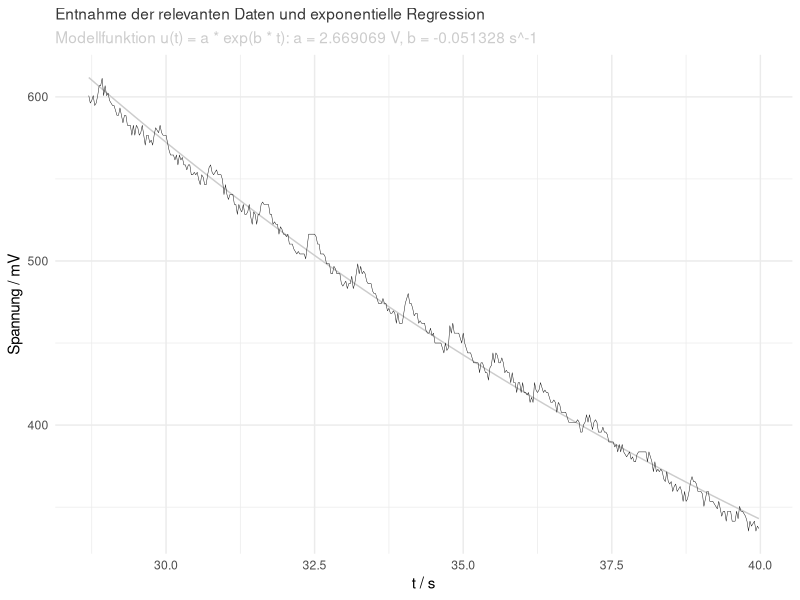

This figure's R source:
library(ggplot2)

outputName   <- "regression.pdf"
outputWidth  <- 10
outputHeight <- outputWidth * 0.618

offset <- 0.0033011
data <- read.csv("raw_data.csv", skip = 1, col.names = c("second", "volt"));
data$second <- data$second + 5

lowerIndex <- 1149
upperIndex <- 1600

cutSecond <- data$second[lowerIndex:upperIndex]
cutVolt   <- data$volt[lowerIndex:upperIndex]

cutData <- data.frame(cutSecond, cutVolt)
colnames(cutData) <- c("second", "volt")

limMod <- lm(volt ~ second, data = cutData)
expMod <- lm(log(volt) ~ second, data = cutData)


linearModel <- function (t) {
  (-0.02392 * t + 1.28845)*1000
}

a = exp(summary(expMod)$coefficients[1])
b = summary(expMod)$coefficients[2]
exponentialModel <- function (t) {
  a * exp(b * t)
}

a
b

exponentialModelMilliVolt <- function (t) {
  exponentialModel(t) * 1000
}

newVolt <- cutData$volt - exponentialModel(cutData$second)
newSecond <- cutData$second

newData <- data.frame(newSecond, newVolt)
colnames(newData) <- c("second", "volt")

subtitleString <- sprintf("Modellfunktion u(t) = a * exp(b * t): a = %f V, b = %f s^-1", a, b)

plot <- ggplot( cutData, aes(x = second, y = volt * 1000)) +
  theme_minimal() +
  theme(plot.title = element_text(color = "gray21", size=1.6180339887498948^5), plot.subtitle = element_text(color = "grey80", size=1.6180339887498948^5)) +
  ggtitle("Entnahme der relevanten Daten und exponentielle Regression") +
  labs(subtitle = subtitleString)+
  stat_function(fun = exponentialModelMilliVolt, color="gray80") +
  geom_line(size=0.15) +
  ylab("Spannung / mV") +
  xlab("t / s")


pdf(outputName, width = outputWidth, height = outputHeight)
plot
